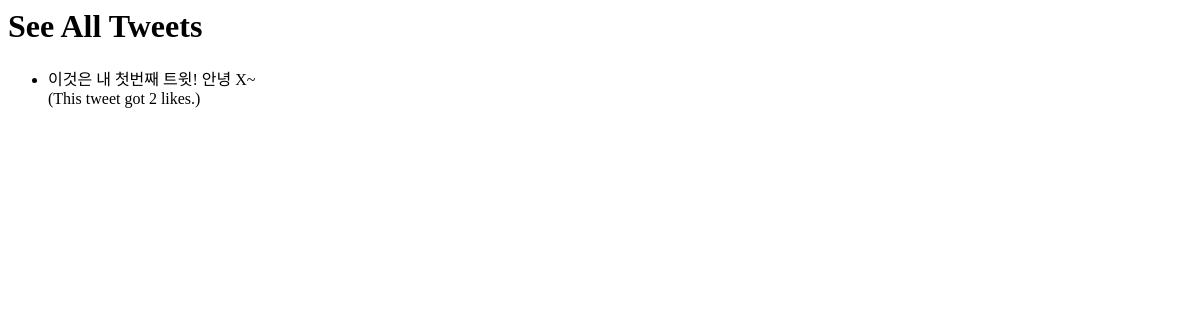
The app's page /tweet/, older data.
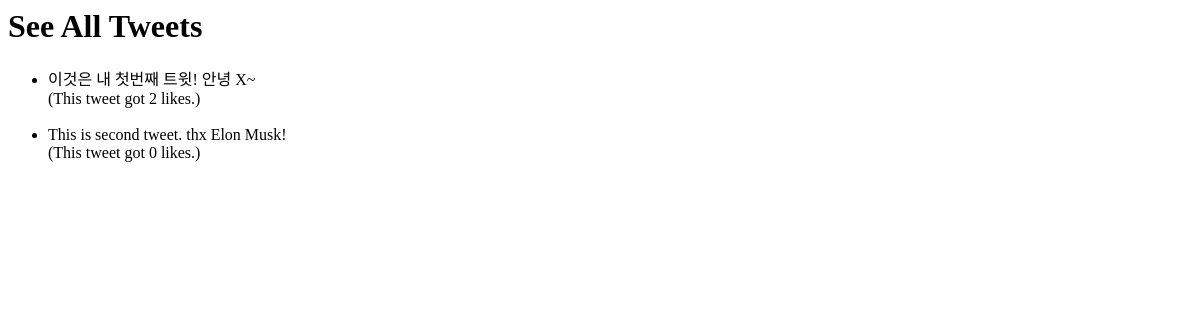
The same page, newer data.
### tweets/models.py (models this page shows, shortened)
class Tweet(CommonModel):
    payload = models.TextField(
        max_length=180,
    )
    user = models.ForeignKey(
        "users.user",
        on_delete=models.CASCADE,
    )

### tweets/views.py (the view)
# urls.py: path("", views.see_tweets),
def see_tweets(request):
    tweets = Tweet.objects.all()
    return render(
        request,
        "see_tweets.html",
        {
            "tweets": tweets,
            "title": "See All Tweets",
        },
    )

### tweets/templates/see_tweets.html
<h1>{{title}}</h1>
<ul>
    {% for tweet in tweets %}
    <li>{{tweet.payload}}<br/>
        <span>(This tweet got {{tweet.likes.count}} likes.)<br/><br/></span>
    </li>
    {% endfor %}
</ul>

Row changes from the older to the newer data that the page shows:
added Tweet: payload "This is second tweet. thx Elon Musk!", likes.count "0"
